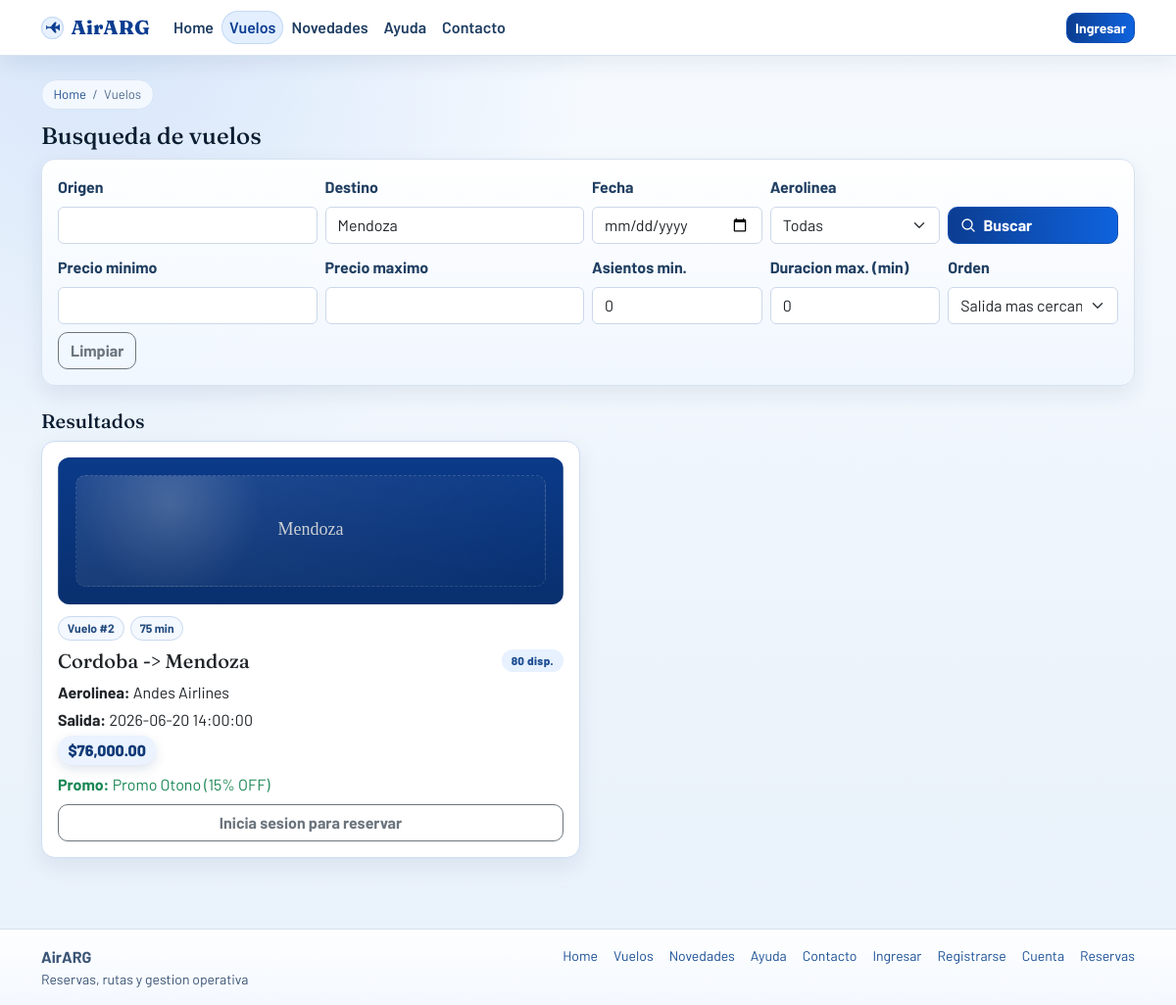
The page /index.php?page=flights&destination=Mendoza on the database its author committed.
### tables this page shows
CREATE TABLE flights (
  id INT AUTO_INCREMENT PRIMARY KEY,
  airline_id INT NOT NULL,
  origin VARCHAR(80) NOT NULL,
  destination VARCHAR(80) NOT NULL,
  departure_time DATETIME NOT NULL,
  arrival_time DATETIME NOT NULL,
  price DECIMAL(10,2) NOT NULL,
  total_seats INT NOT NULL,
  available_seats INT NOT NULL,
  created_at TIMESTAMP DEFAULT CURRENT_TIMESTAMP,
  CONSTRAINT fk_flights_airline FOREIGN KEY (airline_id) REFERENCES airlines(id),
  INDEX idx_flights_route_date (origin, destination, departure_time),
  INDEX idx_flights_price (price),
  INDEX idx_flights_available (available_seats)
);

CREATE TABLE airlines (
  id INT AUTO_INCREMENT PRIMARY KEY,
  name VARCHAR(120) NOT NULL,
  code VARCHAR(10) NOT NULL UNIQUE,
  country VARCHAR(80) NOT NULL,
  created_at TIMESTAMP DEFAULT CURRENT_TIMESTAMP
);

CREATE TABLE promotions (
  id INT AUTO_INCREMENT PRIMARY KEY,
  airline_id INT NOT NULL,
  title VARCHAR(150) NOT NULL,
  description TEXT,
  discount_percent DECIMAL(5,2) NOT NULL,
  status ENUM('pending', 'approved', 'denied') NOT NULL DEFAULT 'pending',
  is_active TINYINT(1) NOT NULL DEFAULT 1,
  active_airline_id INT GENERATED ALWAYS AS (CASE WHEN is_active = 1 THEN airline_id ELSE NULL END) STORED,
  created_at TIMESTAMP DEFAULT CURRENT_TIMESTAMP,
  CONSTRAINT fk_promotions_airline FOREIGN KEY (airline_id) REFERENCES airlines(id),
  CONSTRAINT uq_promotions_one_active UNIQUE (active_airline_id)
);

### app/views/pages/flights.php (the view, shortened to what the rows shown need)
<section aria-labelledby="flight-search-title" class="mb-4">
  <h1 id="flight-search-title" class="h4">Busqueda de vuelos</h1>
</section>
<?php
$destinationImages = [];
$destinationImages['generic'] = BASE_URL . '/assets/images/PLACEHOLDER_Generic.svg';
$remoteMap = [
  'bariloche' => 'https://images.unsplash.com/photo-1589909202802-8f4aadce1849?auto=format&fit=crop&w=1200&q=80',
  'mendoza' => 'https://images.unsplash.com/photo-1602459651957-2f0580f2d0f3?auto=format&fit=crop&w=1200&q=80',
  'cordoba' => 'https://images.unsplash.com/photo-1599571234909-29ed5d1321d6?auto=format&fit=crop&w=1200&q=80',
  'rosario' => 'https://images.unsplash.com/photo-1569152811536-fb47aced8409?auto=format&fit=crop&w=1200&q=80',
  'salta' => 'https://images.unsplash.com/photo-1551632811-561732d1e306?auto=format&fit=crop&w=1200&q=80',
  'buenos aires' => 'https://images.unsplash.com/photo-1612294037637-ec328d0e075e?auto=format&fit=crop&w=1200&q=80',
];
foreach ($remoteMap as $k => $remote) {
  $slug = strtolower($k);
  $slugUnderscore = str_replace(' ', '_', $slug);
  $slugDash = str_replace(' ', '-', $slug);
  $cleanName = str_replace(' ', '_', ucwords($k));
  $localCandidates = [
    __DIR__ . '/../../../public/assets/images/' . $slugUnderscore . '.webp',
    __DIR__ . '/../../../public/assets/images/' . $slugUnderscore . '.jpg',
    __DIR__ . '/../../../public/assets/images/' . $slugUnderscore . '.avif',
    __DIR__ . '/../../../public/assets/images/' . $slug . '.webp',
    __DIR__ . '/../../../public/assets/images/' . $slug . '.jpg',
    __DIR__ . '/../../../public/assets/images/' . $slug . '.avif',
    __DIR__ . '/../../../public/assets/images/' . $slugDash . '.webp',
    __DIR__ . '/../../../public/assets/images/' . $slugDash . '.jpg',
    __DIR__ . '/../../../public/assets/images/' . $slugDash . '.avif',
    __DIR__ . '/../../../public/assets/images/' . 'PLACEHOLDER_' . $cleanName . '.svg',
  ];
  $found = null;
  foreach ($localCandidates as $candidate) {
    if (file_exists($candidate)) {
      $found = BASE_URL . '/assets/images/' . basename($candidate);
      break;
    }
  }
  $destinationImages[$k] = $found ?? $destinationImages['generic'];
}
?>
<section class="mb-4" aria-labelledby="flight-results-title">
  <h2 id="flight-results-title" class="h5">Resultados</h2>
  <?php if (empty($flights)): ?>
    <div class="empty-state">
      <span class="empty-state-illustration" aria-hidden="true">
        <svg viewBox="0 0 24 24" focusable="false"><path d="m21 21-4.35-4.35M10.5 18a7.5 7.5 0 1 1 0-15 7.5 7.5 0 0 1 0 15Z"></path></svg>
      </span>
      <h3 class="h6 mb-2">No encontramos vuelos para esos filtros</h3>
      <p class="mb-3">Proba ampliar la fecha, quitar el limite de precio o buscar otra ruta.</p>
      <a class="btn btn-outline-primary" href="<?php echo BASE_URL; ?>/index.php?page=flights">Ver todos los vuelos</a>
    </div>
  <?php else: ?>
    <div class="row g-3">
      <?php foreach ($flights as $flight): ?>
        <?php
          $destinationKey = strtolower((string) ($flight['destination'] ?? ''));
          $originKey = strtolower((string) ($flight['origin'] ?? ''));
          $flightImage = $destinationImages[$destinationKey]
            ?? $destinationImages[$originKey]
            ?? $destinationImages['generic'];
        ?>
        <article class="col-md-6">
          <div class="card flight-card h-100 p-3">
            <?php $img = $flightImage; ?>
            <div class="flight-card-media">
              <img
                src="<?php echo htmlspecialchars($img); ?>"
                alt="Imagen de <?php echo htmlspecialchars($flight['destination']); ?>"
                loading="lazy"
                width="800"
                height="450"
                data-placeholder="1"
                data-placeholder-label="<?php echo htmlspecialchars($flight['destination']); ?>"
              >
            </div>
            <div class="chip-row">
              <span class="chip">Vuelo #<?php echo (int) $flight['id']; ?></span>
              <span class="chip"><?php echo (int) round((strtotime($flight['arrival_time']) - strtotime($flight['departure_time'])) / 60); ?> min</span>
            </div>
            <div class="d-flex justify-content-between align-items-start gap-2 mb-2">
              <h3 class="h5 mb-0"><?php echo htmlspecialchars($flight['origin']); ?> -> <?php echo htmlspecialchars($flight['destination']); ?></h3>
              <span class="status-badge info"><?php echo (int) $flight['available_seats']; ?> disp.</span>
            </div>
            <p class="mb-1"><strong>Aerolinea:</strong> <?php echo htmlspecialchars($flight['airline_name']); ?></p>
            <p class="mb-1"><strong>Salida:</strong> <?php echo htmlspecialchars($flight['departure_time']); ?></p>
            <p class="mb-2"><span class="price-tag">$<?php echo number_format((float) $flight['price'], 2); ?></span></p>
            <?php if (!empty($flight['promo_title'])): ?>
              <p class="text-success mb-2"><strong>Promo:</strong> <?php echo htmlspecialchars($flight['promo_title']); ?> (<?php echo (float) $flight['discount_percent']; ?>% OFF)</p>
            <?php endif; ?>
            <?php if (is_logged_in()): ?>
              <form method="post" action="<?php echo BASE_URL; ?>/index.php?page=flights" class="mb-2" data-feedback="Actualizando favoritos...">
                <input type="hidden" name="action" value="toggle_favorite">
                <input type="hidden" name="flight_id" value="<?php echo (int) $flight['id']; ?>">
                <?php $isFavorite = in_array((int) $flight['id'], $favorite_ids ?? [], true); ?>
                <button class="btn btn-sm <?php echo $isFavorite ? 'btn-warning' : 'btn-outline-warning'; ?>" type="submit">
                  <?php echo $isFavorite ? 'Quitar favorito' : 'Agregar a favoritos'; ?>
                </button>
              </form>
              <form method="post" action="<?php echo BASE_URL; ?>/index.php?page=flights" class="row g-2 needs-validation" novalidate data-feedback="Procesando reserva...">
                <input type="hidden" name="action" value="reserve">
                <input type="hidden" name="flight_id" value="<?php echo (int) $flight['id']; ?>">
                <div class="col-8">
                  <label for="seats_<?php echo (int) $flight['id']; ?>" class="form-label visually-hidden">Asientos</label>
                  <input id="seats_<?php echo (int) $flight['id']; ?>" type="number" min="1" name="seats" class="form-control" placeholder="Cantidad de asientos" required>
                  <div class="invalid-feedback">Ingresa cantidad valida.</div>
                </div>
                <div class="col-4 d-grid">
                  <button class="btn btn-outline-primary btn-with-icon" type="submit" aria-label="Reservar vuelo <?php echo (int) $flight['id']; ?>">
                    <span class="icon-wrap" aria-hidden="true"><svg viewBox="0 0 24 24" focusable="false"><path d="M4 10.5h16M6 6h12a2 2 0 0 1 2 2v8a2 2 0 0 1-2 2H6a2 2 0 0 1-2-2V8a2 2 0 0 1 2-2Zm3 10h6"></path></svg></span>
                    <span>Reservar</span>
                  </button>
                </div>
              </form>
            <?php else: ?>
              <a class="btn btn-outline-secondary" href="<?php echo BASE_URL; ?>/index.php?page=login">Inicia sesion para reservar</a>
            <?php endif; ?>
          </div>
        </article>
      <?php endforeach; ?>
    </div>
  <?php endif; ?>
</section>

### rows shown on the page
flights: destination (placeholder picture), id "2", arrival_time+departure_time "75", origin "Cordoba", destination "Mendoza", available_seats "80", airline.name "Andes Airlines", departure_time "2026-06-20 14:00:00", price "76,000.00", promotions.title "Promo Otono", promotions.discount_percent "15"
